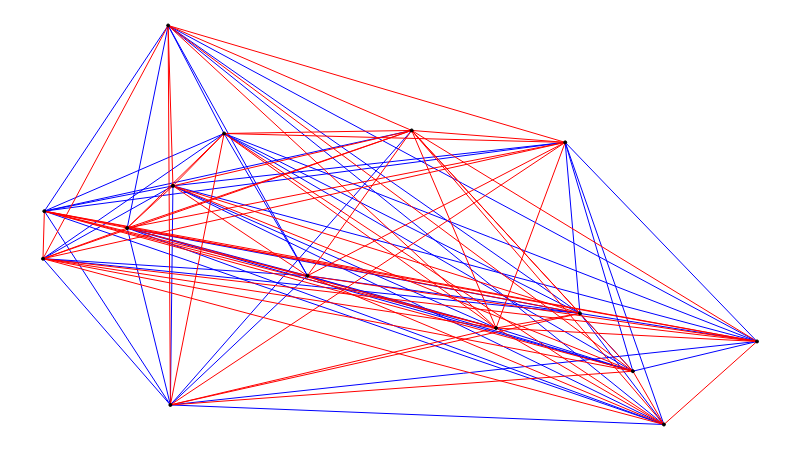

Notebook source saved alongside this figure:
### Markdown cell above
**Essa distribuição uniforme modela de forma aproximada os julgamentos dos professores após o "retreat". Não vamos usar uma atribuição fixa de tipos, pois sua solução não pode ser "viciada". Ela deve ser adequada para qualquer atribuição aleatória próxima.**

Convertendo tipos em cores para visualização:

### Code cell
def convert_types_to_colors(g):
    for n, m in g.edges():
        if g.edge[n][m]['type'] == -1:
            g.edge[n][m]['color'] = (255, 0, 0)
        else:
            g.edge[n][m]['color'] = (0, 0, 255)


convert_types_to_colors(g)

sn.show_graph(g)

### Figure 1 — Plotly figure (JSON) as saved in the notebook; plotly's stock layout.template omitted (floating-point values rounded to 4 significant figures; data arrays with more than 128 entries replaced by an {"elided": "..."} marker saying what was removed)
{"data": [{"hoverinfo": "none", "line": {"color": "rgb(0, 0, 255)", "width": 1}, "mode": "lines", "x": {"elided": "144 float values"}, "y": {"elided": "144 float values"}}, {"hoverinfo": "none", "line": {"color": "rgb(255, 0, 0)", "width": 1}, "mode": "lines", "x": {"elided": "171 float values"}, "y": {"elided": "171 float values"}}, {"hoverinfo": "none", "marker": {"color": "rgb(0, 0, 0)", "line": {"color": "rgb(0, 0, 0)", "width": 1}, "size": 3}, "mode": "markers+text", "text": [], "textfont": {"color": "rgb(255, 255, 255)"}, "textposition": "middle center", "x": [0.6183, 0.7321, 0.8039, 0.5039, 0.005623, 0.1735, 0.18, 0.2494, 0.7121, 0.3625, 0.846, 0.003775, 0.9723, 0.118, 0.1766], "y": [0.3215, 0.3534, 0.2276, 0.7519, 0.5761, 0.9804, 0.6312, 0.7453, 0.7259, 0.4354, 0.1115, 0.4726, 0.2923, 0.5394, 0.1541]}], "layout": {"height": 450, "margin": {"b": 0, "l": 0, "r": 0, "t": 0}, "showlegend": false, "width": 800, "xaxis": {"showgrid": false, "showticklabels": false, "zeroline": false}, "yaxis": {"showgrid": false, "showticklabels": false, "zeroline": false}}}
